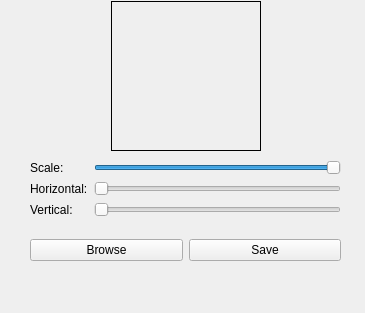
<?xml version="1.0" encoding="UTF-8"?>
<ui version="4.0">
 <class>MainWindow</class>
 <widget class="QMainWindow" name="MainWindow">
  <property name="geometry">
   <rect>
    <x>0</x>
    <y>0</y>
    <width>365</width>
    <height>313</height>
   </rect>
  </property>
  <property name="windowTitle">
   <string>MainWindow</string>
  </property>
  <widget class="QWidget" name="centralwidget">
   <widget class="QWidget" name="horizontalLayoutWidget">
    <property name="geometry">
     <rect>
      <x>30</x>
      <y>0</y>
      <width>311</width>
      <height>152</height>
     </rect>
    </property>
    <layout class="QHBoxLayout" name="horizontalLayout">
     <item>
      <spacer name="horizontalSpacer">
       <property name="orientation">
        <enum>Qt::Horizontal</enum>
       </property>
       <property name="sizeHint" stdset="0">
        <size>
         <width>40</width>
         <height>20</height>
        </size>
       </property>
      </spacer>
     </item>
     <item>
      <widget class="QLabel" name="productImage">
       <property name="minimumSize">
        <size>
         <width>150</width>
         <height>150</height>
        </size>
       </property>
       <property name="maximumSize">
        <size>
         <width>150</width>
         <height>150</height>
        </size>
       </property>
       <property name="frameShape">
        <enum>QFrame::Box</enum>
       </property>
       <property name="text">
        <string/>
       </property>
      </widget>
     </item>
     <item>
      <spacer name="horizontalSpacer_2">
       <property name="orientation">
        <enum>Qt::Horizontal</enum>
       </property>
       <property name="sizeHint" stdset="0">
        <size>
         <width>40</width>
         <height>20</height>
        </size>
       </property>
      </spacer>
     </item>
    </layout>
   </widget>
   <widget class="QWidget" name="formLayoutWidget">
    <property name="geometry">
     <rect>
      <x>30</x>
      <y>160</y>
      <width>311</width>
      <height>61</height>
     </rect>
    </property>
    <layout class="QFormLayout" name="formLayout">
     <item row="0" column="0">
      <widget class="QLabel" name="label_2">
       <property name="text">
        <string>Scale:</string>
       </property>
      </widget>
     </item>
     <item row="1" column="0">
      <widget class="QLabel" name="label_3">
       <property name="text">
        <string>Horizontal:</string>
       </property>
      </widget>
     </item>
     <item row="2" column="0">
      <widget class="QLabel" name="label_4">
       <property name="text">
        <string>Vertical:</string>
       </property>
      </widget>
     </item>
     <item row="0" column="1">
      <widget class="QSlider" name="scaleSlider">
       <property name="minimum">
        <number>1</number>
       </property>
       <property name="maximum">
        <number>100</number>
       </property>
       <property name="pageStep">
        <number>1</number>
       </property>
       <property name="value">
        <number>100</number>
       </property>
       <property name="orientation">
        <enum>Qt::Horizontal</enum>
       </property>
      </widget>
     </item>
     <item row="1" column="1">
      <widget class="QSlider" name="horizontalSlider">
       <property name="minimum">
        <number>1</number>
       </property>
       <property name="maximum">
        <number>100</number>
       </property>
       <property name="pageStep">
        <number>1</number>
       </property>
       <property name="orientation">
        <enum>Qt::Horizontal</enum>
       </property>
      </widget>
     </item>
     <item row="2" column="1">
      <widget class="QSlider" name="verticalSlider">
       <property name="minimum">
        <number>1</number>
       </property>
       <property name="maximum">
        <number>100</number>
       </property>
       <property name="pageStep">
        <number>1</number>
       </property>
       <property name="orientation">
        <enum>Qt::Horizontal</enum>
       </property>
      </widget>
     </item>
    </layout>
   </widget>
   <widget class="QWidget" name="horizontalLayoutWidget_2">
    <property name="geometry">
     <rect>
      <x>30</x>
      <y>230</y>
      <width>311</width>
      <height>41</height>
     </rect>
    </property>
    <layout class="QHBoxLayout" name="horizontalLayout_2">
     <item>
      <widget class="QPushButton" name="browseButton">
       <property name="text">
        <string>Browse</string>
       </property>
      </widget>
     </item>
     <item>
      <widget class="QPushButton" name="saveButton">
       <property name="text">
        <string>Save</string>
       </property>
      </widget>
     </item>
    </layout>
   </widget>
  </widget>
 </widget>
 <resources/>
 <connections/>
</ui>
